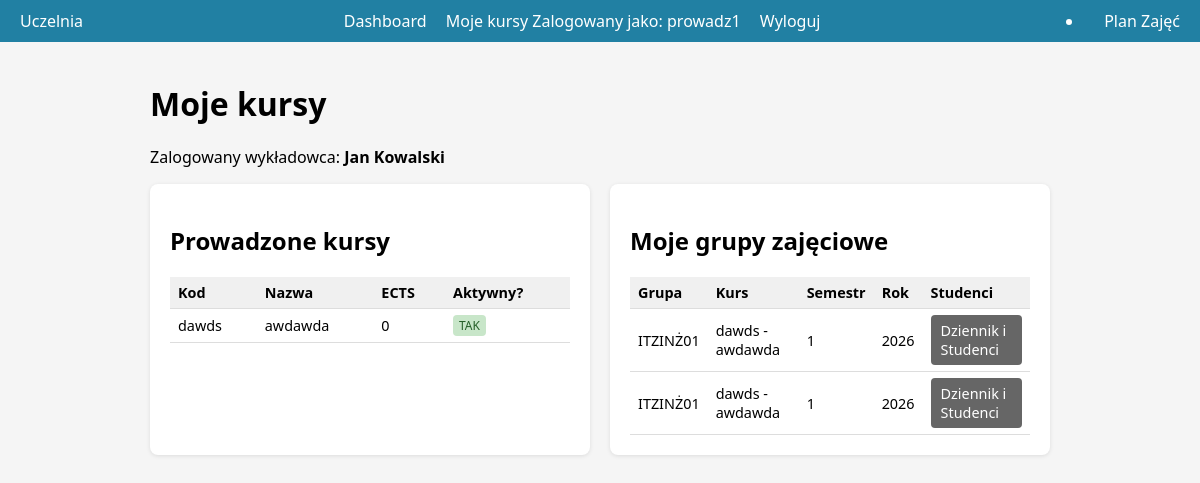
/lecturer/courses (signed in), run on the app's committed database.
### app/models.py (models this page shows, shortened)
class User(db.Model):
    __tablename__ = "users"
    id = db.Column(db.Integer, primary_key=True)
    username = db.Column(db.String(50), unique=True, nullable=False, index=True)
    email = db.Column(db.String(100), unique=True, nullable=False, index=True)
    password_hash = db.Column(db.String(255), nullable=False)
    first_name = db.Column(db.String(50), nullable=False)
    last_name = db.Column(db.String(50), nullable=False)
    role = db.Column(db.Enum(UserRole), default=UserRole.STUDENT, nullable=False)
    is_active = db.Column(db.Boolean, default=True)
    created_at = db.Column(db.DateTime, default=datetime.now)
    last_login = db.Column(db.DateTime, nullable=True)
    @property
    def full_name(self) -> str:
        return f"{self.first_name} {self.last_name}"

class Course(db.Model):
    __tablename__ = "courses"
    id = db.Column(db.Integer, primary_key=True)
    code = db.Column(db.String(20), unique=True, nullable=False, index=True)  # np. INF101
    name = db.Column(db.String(120), nullable=False)
    ects = db.Column(db.Integer, default=0)  # punkty ECTS
    description = db.Column(db.Text, nullable=True)
    lecturer_id = db.Column(db.Integer, db.ForeignKey("users.id"), nullable=False)
    lecturer = db.relationship("User", backref="courses", foreign_keys=[lecturer_id])
    is_active = db.Column(db.Boolean, default=True)

class ClassGroup(db.Model):
    __tablename__ = "class_groups"
    id = db.Column(db.Integer, primary_key=True)
    name = db.Column(db.String(80), nullable=False)  # np. 'Grupa A'
    semester = db.Column(db.Integer, nullable=True)
    year = db.Column(db.Integer, nullable=True)
    course_id = db.Column(db.Integer, db.ForeignKey("courses.id"), nullable=False)
    course = db.relationship("Course", backref="groups")
    lecturer_id = db.Column(db.Integer, db.ForeignKey("users.id"), nullable=False)
    lecturer = db.relationship("User", backref="groups", foreign_keys=[lecturer_id])
    is_active = db.Column(db.Boolean, default=True)

### app/routes.py (the view)
@main_bp.route("/lecturer/courses")
@lecturer_required
def lecturer_courses():
    from app.models import Course, ClassGroup
    user_id = session.get("user_id")
    lecturer = User.query.get_or_404(user_id)
    courses = (
        Course.query
        .filter_by(lecturer_id=lecturer.id)
        .order_by(Course.code.asc())
        .all()
    )
    groups = (
        ClassGroup.query
        .filter_by(lecturer_id=lecturer.id)
        .order_by(ClassGroup.name.asc())
        .all()
    )
    return render_template(
        "lecturer_courses.html",
        lecturer=lecturer,
        courses=courses,
        groups=groups,
    )

### app/routes.py (called while the page is built)
def lecturer_required(view_func):
    @wraps(view_func)
    def wrapped_view(*args, **kwargs):
        role = session.get("role")
        if role != "lecturer":
            return abort(403)
        return view_func(*args, **kwargs)
    return wrapped_view

### app/templates/lecturer_courses.html (shortened to what this page needs)
{% extends "base.html" %}
{% block content %}
<h1>Moje kursy</h1>
<p>Zalogowany wykładowca: <strong>{{ lecturer.full_name }}</strong></p>
<div class="grid">
    <div class="card">
        <h2>Prowadzone kursy</h2>
        {% if courses %}
        <div class="table-wrapper">
            <table>
                <thead>
                    <tr>
                        <th>Kod</th>
                        <th>Nazwa</th>
                        <th>ECTS</th>
                        <th>Aktywny?</th>
                    </tr>
                </thead>
                <tbody>
                    {% for c in courses %}
                    <tr>
                        <td>{{ c.code }}</td>
                        <td>{{ c.name }}</td>
                        <td>{{ c.ects }}</td>
                        <td>
                            {% if c.is_active %}
                                <span class="badge badge-success">TAK</span>
                            {% else %}
                                <span class="badge badge-danger">NIE</span>
                            {% endif %}
                        </td>
                    </tr>
                    {% endfor %}
                </tbody>
            </table>
        </div>
        {% else %}
        <p>Nie prowadzisz jeszcze żadnych kursów.</p>
        {% endif %}
    </div>
    <div class="card">
        <h2>Moje grupy zajęciowe</h2>
        {% if groups %}
        <div class="table-wrapper">
            <table>
                <thead>
                    <tr>
                        <th>Grupa</th>
                        <th>Kurs</th>
                        <th>Semestr</th>
                        <th>Rok</th>
                        <th>Studenci</th>
                    </tr>
                </thead>
                <tbody>
                    {% for g in groups %}
                    <tr>
                        <td>{{ g.name }}</td>
                        <td>{{ g.course.code }} - {{ g.course.name }}</td>
                        <td>{{ g.semester or "-" }}</td>
                        <td>{{ g.year or "-" }}</td>
                        <td>
                            <a class="btn-secondary" href="{{ url_for('main.lecturer_group_details', group_id=g.id) }}">
                                Dziennik i Studenci
                            </a>
                        </td>
                    </tr>
                    {% endfor %}
                </tbody>
            </table>
        </div>
        {% else %}
        <p>Nie masz przypisanych żadnych grup zajęciowych.</p>
        {% endif %}
    </div>
</div>
{% endblock %}

### app/templates/base.html (shortened to what this page needs)
<!DOCTYPE html>
<html lang="pl">
<head>
    <link rel="stylesheet" href="{{ url_for('static', filename='css/style.css') }}">
</head>
<body>
    {% if session.get('user_id') %}
    <nav class="navbar">
    <div class="navbar-brand">Uczelnia</div>
    <div class="navbar-menu">
    <a href="{{ url_for('main.dashboard') }}">Dashboard</a>
    {% if session.get('role') == 'admin' %}
        <a href="{{ url_for('main.admin_panel') }}">Panel administratora</a>
    {% elif session.get('role') == 'lecturer' %}
        <a href="{{ url_for('main.lecturer_courses') }}">Moje kursy</a>
    {% endif %}
    <span>Zalogowany jako: {{ session.get('username') }}</span>
    <a href="{{ url_for('auth.logout') }}">Wyloguj</a>
</div>
<li class="nav-item">
    <a class="nav-link" href="{{ url_for('main.calendar_view') }}">
         Plan Zajęć
    </a>
</li>
</nav>
    {% endif %}
    <main class="container">
        {% block content %}{% endblock %}
    </main>
</body>
</html>

### app/static/css/style.css (style rules this page uses)
body { font-family: system-ui, -apple-system, BlinkMacSystemFont, "Segoe UI", sans-serif; background-color: #f5f5f5; margin: 0; }
.container { max-width: 900px; margin: 40px auto; padding: 0 20px; }
.navbar { display: flex; justify-content: space-between; align-items: center; background-color: #2180A3; color: white; padding: 10px 20px; }
.navbar a { color: white; margin-left: 15px; text-decoration: none; }
.card { background-color: #ffffff; border-radius: 8px; padding: 20px; margin-bottom: 20px; box-shadow: 0 1px 4px rgba(0,0,0,0.1); }
.grid { display: grid; grid-template-columns: repeat(auto-fit, minmax(260px, 1fr)); gap: 20px; }
.table-wrapper { max-height: 400px; overflow: auto; }
table { width: 100%; border-collapse: collapse; font-size: 0.9rem; }
th, td { border-bottom: 1px solid #ddd; padding: 6px 8px; text-align: left; }
th { background-color: #f0f0f0; }
.badge { display: inline-block; padding: 2px 6px; border-radius: 4px; font-size: 0.75rem; background-color: #ddd; }
.badge-success { background-color: #c8e6c9; color: #256029; }
.btn, .btn-secondary { display: inline-block; padding: 6px 10px; background-color: #2180A3; color: white; border-radius: 4px; text-decoration: none; border: none; cursor: pointer; font-size: 0.9rem; }
.btn-secondary { background-color: #666; }

### data on the page
User: get "prowadz1", full_name "Jan Kowalski"
Course: code "dawds", name "awdawda", ects "0", is_active "TAK"
ClassGroup: name "ITZINŻ01", course.code "dawds", course.name "awdawda", semester "1", year "2026"
ClassGroup: name "ITZINŻ01", course.code "dawds", course.name "awdawda", semester "1", year "2026"
